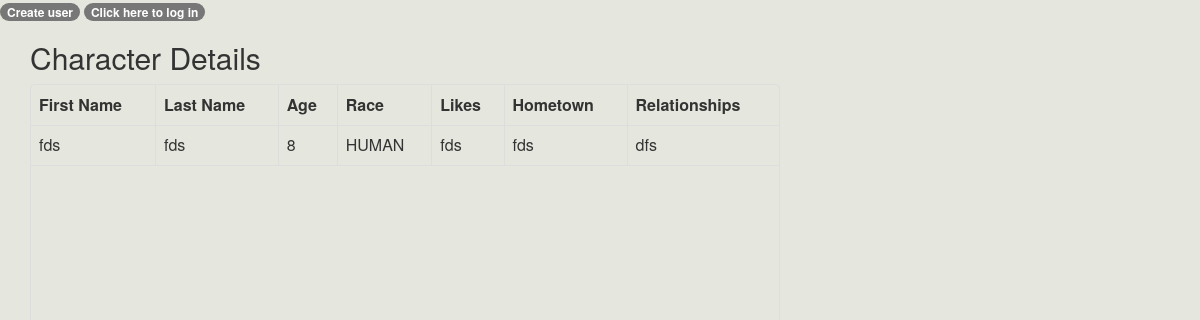
Screenshot of /character/detail/1/ with the database file from the repository.
### blog/models.py (models this page shows, shortened)
class CharacterBase(models.Model):
    RACE_CHOICES = (
        ('HUMAN', 'human'),
        ('ELF', 'elf'),
        ('DWARF', 'dwarf'),
        ('ORC', 'orc'),
    )
    first_name = models.CharField(max_length=50)
    last_name = models.CharField(max_length=50)
    age = models.IntegerField()
    race = models.CharField(max_length=5,choices=RACE_CHOICES,default='human')
    hometown = models.CharField(max_length=50)
    likes = models.CharField(max_length=50)
    relationships = models.CharField(max_length=50)

### blog/views.py (the view)
# urls.py: url(r'^character/detail/(?P<pk>\d+)/$', character_detail, name='character_detail'),
def character_detail(request, pk):
    character = CharacterBase.objects.get(pk=pk)
    return render(request, 'blog/character_detail.html', {'character':character})

### blog/templates/blog/character_detail.html
{% extends "blog/character_base.html" %}
{% block content %}
<div class="container">
<div class="row">
<div class="col col-sm-8">
	<h2>Character Details</h2>
	<table data-toggle="table">
   		<thead>
    		<tr>
       			<th>First Name</th>
       			<th>Last Name</th>
       			<th>Age</th>
       			<th>Race</th>
       			<th>Likes</th>
       			<th>Hometown</th>
       			<th>Relationships</th>
    		</tr>
   		</thead>
   		<tbody>
    		<tr>
        		<td>{{character.first_name}}</a></td>
      			<td>{{character.last_name}}</td>
      			<td>{{character.age}}</td>
      			<td>{{character.race}}</td>
      			<td>{{character.likes}}</td>
      			<td>{{character.hometown}}</td>
      			<td>{{character.relationships}}</td>
   			</tr>
   		</tbody>
	</table>
</div>
</div>
</div>
{% endblock %}

### blog/templates/blog/character_base.html (style rules this page uses)
body { background: #E5E6DD; }

### rows the page displays
CharacterBase: first_name "fds", last_name "fds", age "8", race "HUMAN", likes "fds", hometown "fds", relationships "dfs"
